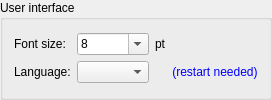
         <widget class="QGroupBox" name="groupBox">
          <property name="title">
           <string>User interface</string>
          </property>
          <layout class="QVBoxLayout" name="verticalLayout_9">
           <item>
            <layout class="QGridLayout" name="gridLayout_3">
             <item row="0" column="3">
              <spacer name="horizontalSpacer_2">
               <property name="orientation">
                <enum>Qt::Horizontal</enum>
               </property>
               <property name="sizeHint" stdset="0">
                <size>
                 <width>40</width>
                 <height>20</height>
                </size>
               </property>
              </spacer>
             </item>
             <item row="0" column="2">
              <widget class="QLabel" name="label_30">
               <property name="text">
                <string>pt</string>
               </property>
              </widget>
             </item>
             <item row="0" column="1">
              <widget class="QComboBox" name="cboFontSize">
               <property name="sizePolicy">
                <sizepolicy hsizetype="Preferred" vsizetype="Fixed">
                 <horstretch>0</horstretch>
                 <verstretch>0</verstretch>
                </sizepolicy>
               </property>
               <property name="editable">
                <bool>true</bool>
               </property>
               <property name="currentText">
                <string>8</string>
               </property>
               <property name="maxCount">
                <number>10</number>
               </property>
               <property name="minimumContentsLength">
                <number>1</number>
               </property>
               <item>
                <property name="text">
                 <string>8</string>
                </property>
               </item>
               <item>
                <property name="text">
                 <string>9</string>
                </property>
               </item>
               <item>
                <property name="text">
                 <string>10</string>
                </property>
               </item>
               <item>
                <property name="text">
                 <string>11</string>
                </property>
               </item>
               <item>
                <property name="text">
                 <string>12</string>
                </property>
               </item>
              </widget>
             </item>
             <item row="0" column="0">
              <widget class="QLabel" name="lblFontSize">
               <property name="text">
                <string>Font size:</string>
               </property>
              </widget>
             </item>
             <item row="1" column="0">
              <widget class="QLabel" name="lblLanguage">
               <property name="text">
                <string>Language:</string>
               </property>
              </widget>
             </item>
             <item row="1" column="1">
              <widget class="QComboBox" name="cboLanguage">
               <property name="sizePolicy">
                <sizepolicy hsizetype="Preferred" vsizetype="Fixed">
                 <horstretch>0</horstretch>
                 <verstretch>0</verstretch>
                </sizepolicy>
               </property>
               <property name="editable">
                <bool>false</bool>
               </property>
               <property name="currentText">
                <string/>
               </property>
               <property name="maxCount">
                <number>10</number>
               </property>
              </widget>
             </item>
             <item row="1" column="3">
              <widget class="QLabel" name="label_31">
               <property name="styleSheet">
                <string notr="true">color: blue;</string>
               </property>
               <property name="text">
                <string>(restart needed)</string>
               </property>
               <property name="alignment">
                <set>Qt::AlignCenter</set>
               </property>
              </widget>
             </item>
            </layout>
           </item>
          </layout>
         </widget>
